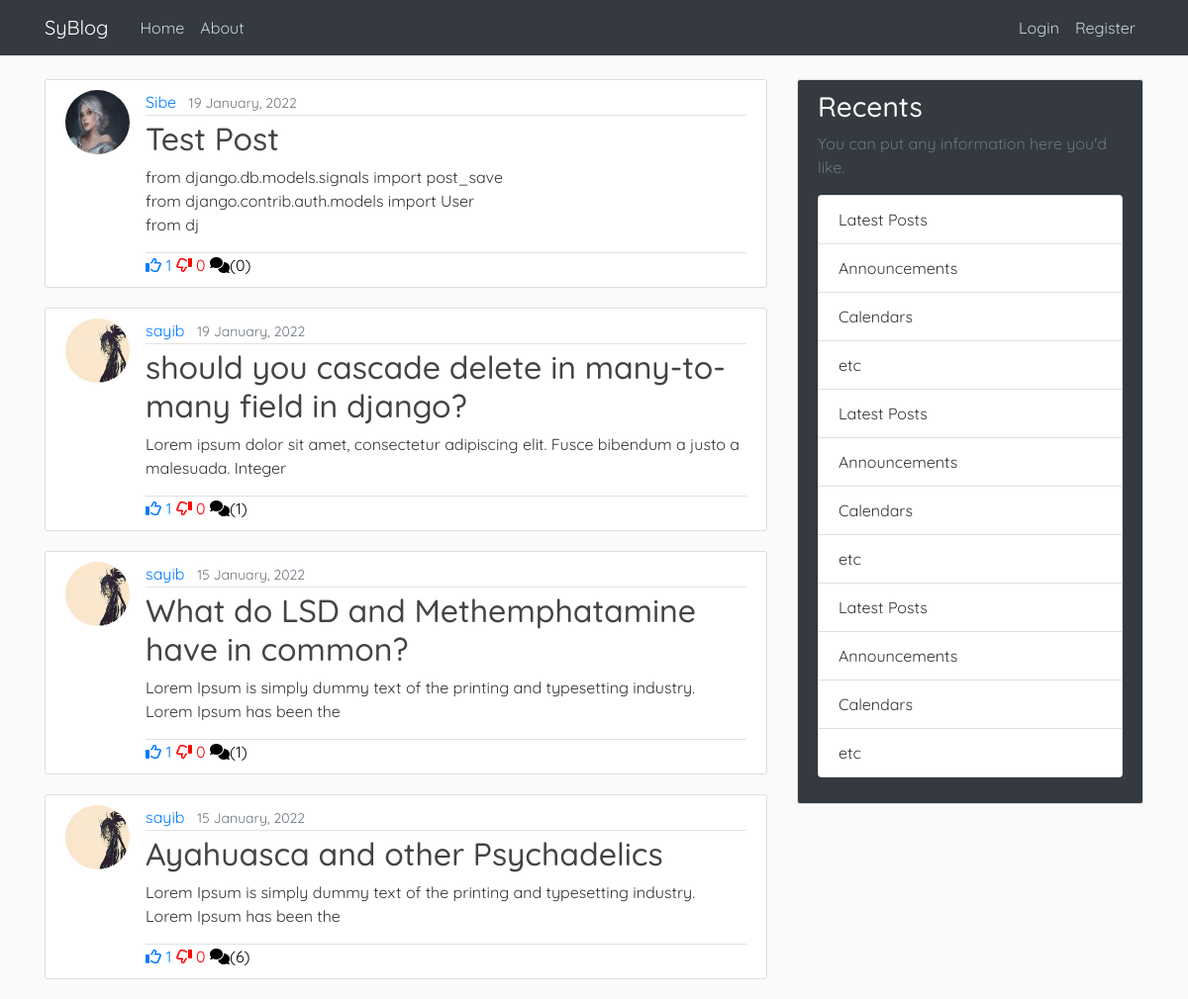
The app's page /, older data.
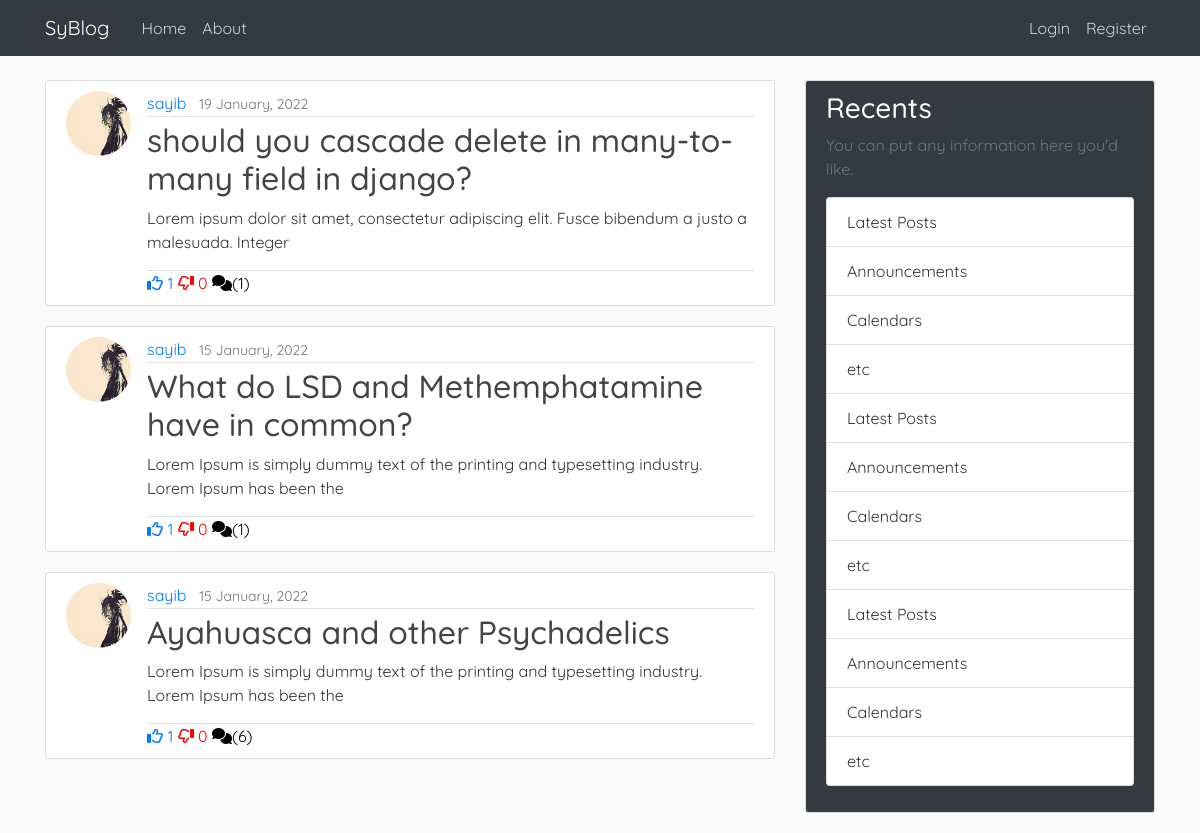
The same page, newer data.
### blog/models.py (models this page shows, shortened)
class Post(models.Model):
    title = models.CharField(max_length=100)
    content = models.TextField()
    date_posted = models.DateTimeField(default=timezone.now)
    author = models.ForeignKey(User, on_delete=models.CASCADE)
    likes = models.ManyToManyField(User, related_name="blog_likes")
    dislikes = models.ManyToManyField(User, related_name="blog_dislikes")
    def snippet(self):
        return self.content[:100]
    def likes_count(self):
        return self.likes.count()
    def dislikes_count(self):
        return self.dislikes.count()

### users/models.py (models this page shows, shortened)
class Profile(models.Model):
    user = models.OneToOneField(User, on_delete=models.CASCADE)
    image = models.ImageField(default = "default.jpg", upload_to='profile_pics')

### blog/views.py (the view)
# urls.py: path('', PostListView.as_view(), name="blog-home"),
class PostListView(ListView):
    model = Post
    template_name = "blog/home.html"
    context_object_name = 'posts'
    ordering = ['-date_posted']

### friend/context_processors.py (called while the page is built)
def requests_to_base(requests):
    receivers = dict(Counter([req.receiver for req in FriendRequest.objects.all()]))
    return {'receivers': receivers}

### blog/templates/blog/home.html
{% extends 'blog/base.html' %}
{% block content %}
    {% for post in posts %}
        <article class="media content-section">
            <img class="rounded-circle article-img" src="{{post.author.profile.image.url}}" >
            <div class="media-body">
                <div class="article-metadata">
                    <a class="mr-2" href="{% url 'user_display' post.author.id %}">{{ post.author }}</a>
                    <small class="text-muted">{{ post.date_posted|date:"d F, Y" }}</small>
                </div>
                <h2><a class="article-title" href="{% url 'post-detail' post.id%}">{{ post.title }}</a></h2>
                <p class="article-content">{{ post.snippet }}</p>
                <div class="border-top">
                    <a class="like-btn"  style="text-decoration:none" disabled><i class="fa-regular fa-thumbs-up"></i> {{post.likes_count}}</a>
                    <a class="like-btn"  style="text-decoration:none; color:red" disabled><i class="fa-regular fa-thumbs-down fa-flip-horizontal"></i> {{post.dislikes_count}}</a>
                    <a style="text-decoration:none; color:black" disabled><i class="fas fa-comments"></i>({{post.comments.all.count}})</a>
                </div>
            </div>
        </article>
    {% endfor %}
{% endblock content %}

Row changes from the older to the newer data that the page shows:
removed Post: author.profile.image (placeholder picture), author "Sibe", date_posted "19 January, 2022", title "Test Post", snippet "from django.db.models.signals import post_save from django.contrib.auth.models import User from dj", likes_count "1", dislikes_count "0", comments.all.count "0"
